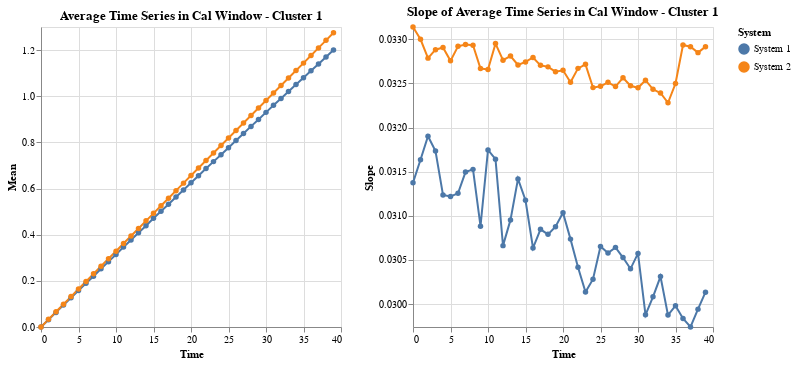
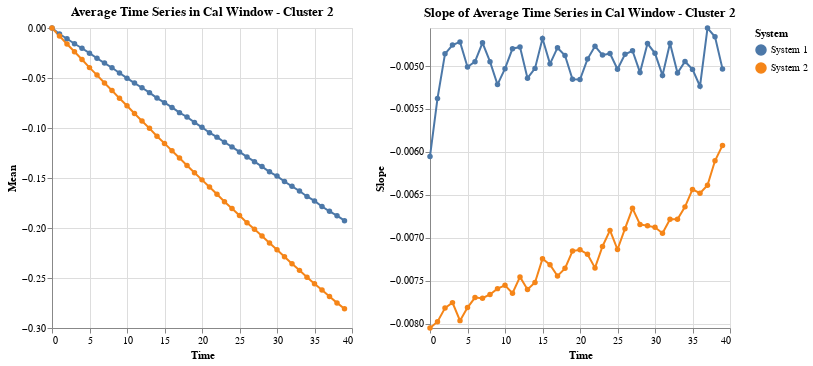
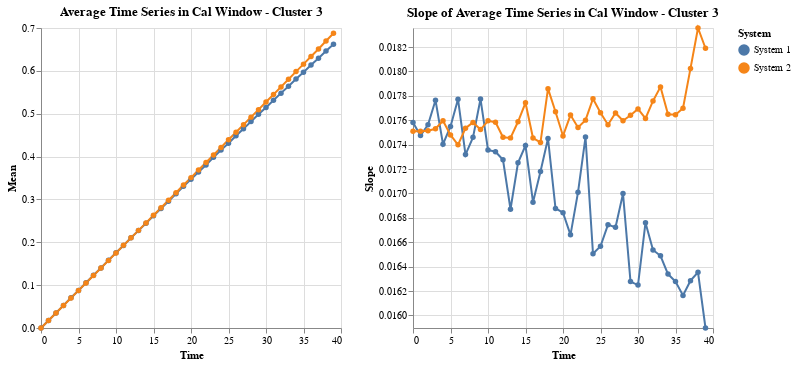

These figures' notebook cell, in order:
### Code cell
# Process each cluster
windowType = 'Cal'
for cluster_label in [0, 1, 2]:
    process_cluster(cluster_label, df, df2, windowType)
